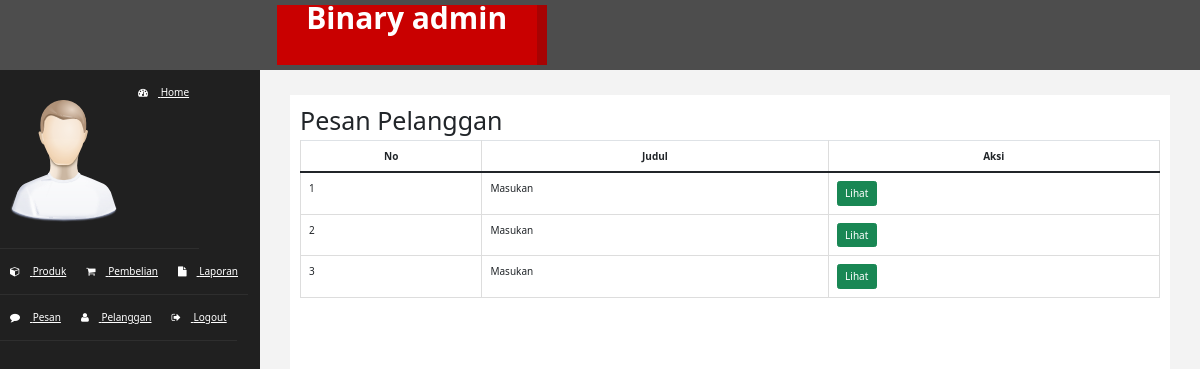
Screenshot of /Admin/index.php?halaman=lihatpesan (signed in) with the database file from the repository.
### tables this page shows
CREATE TABLE `pesan` (
  `id_pesan` int(11) NOT NULL,
  `nama` varchar(100) NOT NULL,
  `email` varchar(100) NOT NULL,
  `judul` varchar(100) NOT NULL,
  `perihal` varchar(100) NOT NULL,
  `tanggal` date NOT NULL,
  `pesan` varchar(500) NOT NULL
);

### Admin/lihatpesan.php (the view, shortened to what this page needs)
<?php
include 'koneksi.php';
$sql = mysqli_query($conn,"SELECT * FROM pesan");
?>
<!doctype html>
<html lang="en">
  <head>
    <link href="https://cdn.jsdelivr.net/npm/bootstrap@5.0.2/dist/css/bootstrap.min.css" rel="stylesheet">
  <body>
    <h1>Pesan Pelanggan</h1>
    <table class="table table-bordered">
        <thead class="text-center fw-bold">
            <tr>
                <th>No</th>
                <th>Judul</th>
                <th>Aksi</th>
            </tr>
        </thead>
        <tbody>
            <?php $nomor=1; ?>
            <?php while($data=mysqli_fetch_assoc($sql)) {?>
            <tr>
                <td><?php echo $nomor; ?></td>
                <td><?php echo $data['perihal']; ?></td>
                <td>
                    <a href="index.php?halaman=pesan&id=<?php echo $data['id_pesan'];?>" class="btn btn-success">Lihat</a>
                </td>
            </tr>
            <?php $nomor++; ?>
            <?php } ?>
        </tbody>
    </table>
  </body>
</html>

### Admin/assets/css/custom.css (style rules this page uses)
body { font-family: 'Open Sans', sans-serif; }
.text-center { text-align:center; }

### rows the page displays
pesan: perihal "Masukan"
pesan: perihal "Masukan"
pesan: perihal "Masukan"
